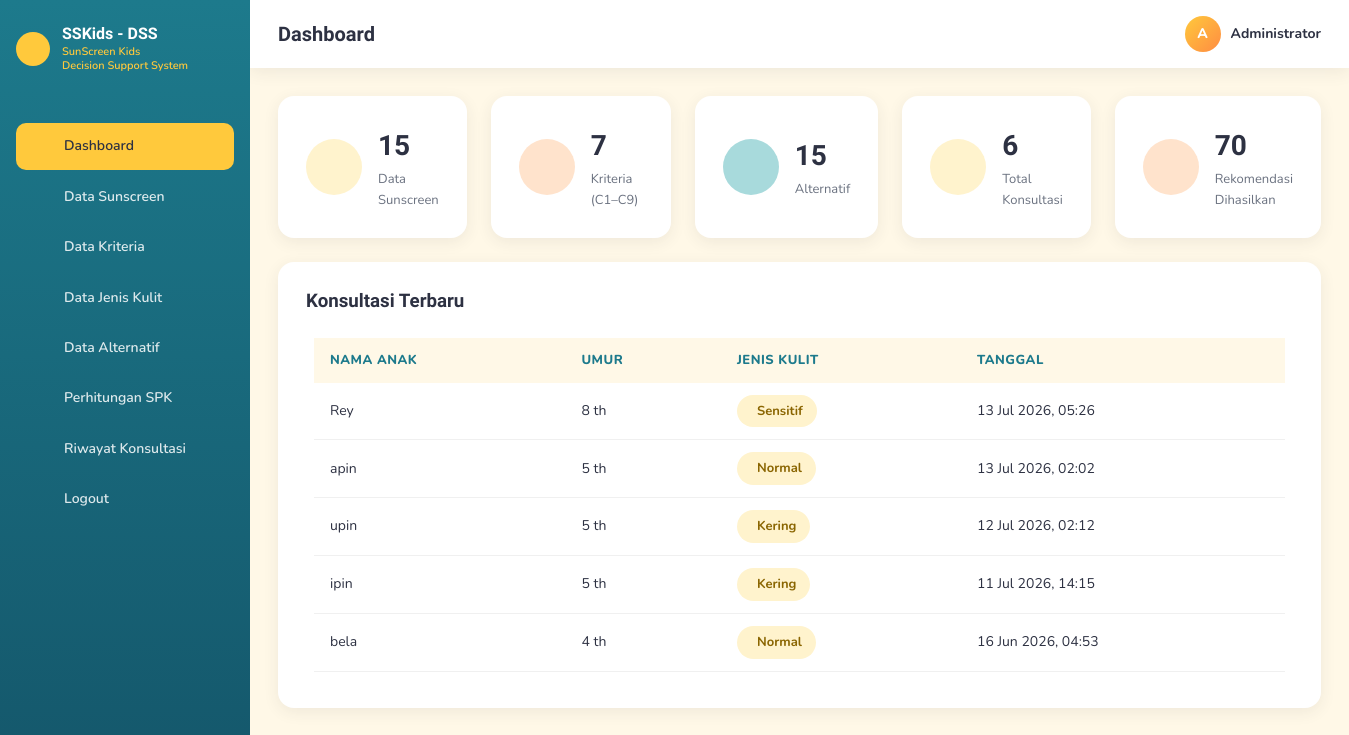
Screenshot of /admin/dashboard.php (signed in) with the database file from the repository.
### tables this page shows
CREATE TABLE `konsultasi` (
  `id` int NOT NULL,
  `nama_anak` varchar(100) NOT NULL,
  `umur_anak` int NOT NULL,
  `jenis_kelamin` enum('Laki-laki','Perempuan') NOT NULL,
  `jenis_kulit_id` int NOT NULL,
  `tanggal` timestamp NULL DEFAULT CURRENT_TIMESTAMP
);

CREATE TABLE `jenis_kulit` (
  `id` int NOT NULL,
  `nama_jenis_kulit` varchar(50) NOT NULL,
  `kode` varchar(20) NOT NULL,
  `prioritas_sunscreen` varchar(50) NOT NULL,
  `deskripsi` text
);

### admin/dashboard.php (the view, shortened to what this page needs)
<?php
require_once '../includes/config.php';
$total_sunscreen   = $koneksi->query("SELECT COUNT(*) c FROM sunscreen")->fetch_assoc()['c'];
$total_kriteria    = $koneksi->query("SELECT COUNT(*) c FROM kriteria")->fetch_assoc()['c'];
$total_alternatif  = $total_sunscreen;
$total_konsultasi  = $koneksi->query("SELECT COUNT(*) c FROM konsultasi")->fetch_assoc()['c'];
$total_rekomendasi = $koneksi->query("SELECT COUNT(*) c FROM hasil_rekomendasi")->fetch_assoc()['c'];
$res = $koneksi->query("SELECT k.*, jk.nama_jenis_kulit, jk.kode AS kode_kulit
                         FROM konsultasi k
                         JOIN jenis_kulit jk ON jk.id = k.jenis_kulit_id
                         ORDER BY k.tanggal DESC LIMIT 5");
$terbaru = [];
while ($row = $res->fetch_assoc()) $terbaru[] = $row;
include '../includes/admin_header.php';
?>
<div class="grid grid-5">
  <div class="card stat-card">
    <div class="icon-circle yellow"><i class="ti ti-bottle"></i></div>
    <div><div class="stat-number"><?= $total_sunscreen ?></div><div class="stat-label">Data Sunscreen</div></div>
  </div>
  <div class="card stat-card">
    <div class="icon-circle orange"><i class="ti ti-ruler-2"></i></div>
    <div><div class="stat-number"><?= $total_kriteria ?></div><div class="stat-label">Kriteria (C1–C9)</div></div>
  </div>
  <div class="card stat-card">
    <div class="icon-circle"><i class="ti ti-database"></i></div>
    <div><div class="stat-number"><?= $total_alternatif ?></div><div class="stat-label">Alternatif</div></div>
  </div>
  <div class="card stat-card">
    <div class="icon-circle yellow"><i class="ti ti-users"></i></div>
    <div><div class="stat-number"><?= $total_konsultasi ?></div><div class="stat-label">Total Konsultasi</div></div>
  </div>
  <div class="card stat-card">
    <div class="icon-circle orange"><i class="ti ti-trophy"></i></div>
    <div><div class="stat-number"><?= $total_rekomendasi ?></div><div class="stat-label">Rekomendasi Dihasilkan</div></div>
  </div>
</div>
<div class="card" style="margin-top:24px;">
  <h3 style="margin-bottom:16px;"><i class="ti ti-chart-arrows"></i> Konsultasi Terbaru</h3>
  <?php if (empty($terbaru)): ?>
    <div class="empty-state"><div class="emoji"><i class="ti ti-bell-exclamation"></i></div><p>Belum ada data konsultasi.</p></div>
  <?php else: ?>
  <div class="table-wrapper" style="box-shadow:none;">
    <table>
      <thead>
        <tr><th>Nama Anak</th><th>Umur</th><th>Jenis Kulit</th><th>Tanggal</th></tr>
      </thead>
      <tbody>
        <?php foreach ($terbaru as $t): ?>
        <tr>
          <td><?= htmlspecialchars($t['nama_anak']) ?></td>
          <td><?= (int) $t['umur_anak'] ?> th</td>
          <td><span class="badge badge-yellow"><i class="ti <?= iconJenisKulit($t['kode_kulit']) ?>"></i> <?= htmlspecialchars($t['nama_jenis_kulit']) ?></span></td>
          <td><?= date('d M Y, H:i', strtotime($t['tanggal'])) ?></td>
        </tr>
        <?php endforeach; ?>
      </tbody>
    </table>
  </div>
  <?php endif; ?>
</div>
<?php include '../includes/admin_footer.php'; ?>

### assets/css/style.css (style rules this page uses)
:root { --sun-yellow: #FFC93C; --sunset-orange: #FF8C42; --sky-blue: #A8DADC; --deep-blue: #1D7A8C; --white: #FFFFFF; --cream: #FFF8E7; --text-dark: #2D3142; --text-muted: #6B7280; --success: #6FCF97; --danger: #EF5350; --gold: #FFD700; --silver: #C0C0C0; --bronze: #CD7F32; --gradient-sun: linear-gradient(135deg, #FFC93C 0%, #FF8C42 60%, #A8DADC 100%); --gradient-btn: linear-gradient(135deg, #FFC93C 0%, #FF8C42 100%); --radius-sm: 10px; --radius-md: 16px; --radius-lg: 24px; --shadow-soft: 0 8px 24px rgba(255, 140, 66, 0.15); --shadow-card: 0 4px 16px rgba(45, 49, 66, 0.08); --font-heading: 'Baloo 2', 'Poppins', sans-serif; --font-body: 'Nunito', 'Inter', sans-serif; }
* { margin: 0; padding: 0; box-sizing: border-box; }
html { scroll-behavior: smooth; }
body { font-family: var(--font-body); color: var(--text-dark); background: var(--cream); line-height: 1.6; }
h1, h2, h3, h4 { font-family: var(--font-heading); font-weight: 700; line-height: 1.25; color: var(--text-dark); }
.grid { display: grid; gap: 24px; }
.grid-5 { grid-template-columns: repeat(5, 1fr); }
.card { background: var(--white); border-radius: var(--radius-md); box-shadow: var(--shadow-card); padding: 28px; transition: transform 0.25s ease, box-shadow 0.25s ease; }
.icon-circle { width: 56px; height: 56px; border-radius: 50%; display: flex; align-items: center; justify-content: center; font-size: 26px; background: var(--sky-blue); margin-bottom: 16px; }
.icon-circle.orange { background: #FFE3CC; }
.icon-circle.yellow { background: #FFF3CD; }
.badge { display: inline-flex; align-items: center; gap: 6px; padding: 6px 14px; border-radius: 999px; font-size: 13px; font-weight: 700; }
.badge-yellow { background: #FFF3CD; color: #8A6500; }
.table-wrapper { background: var(--white); border-radius: var(--radius-md); box-shadow: var(--shadow-card); overflow-x: auto; padding: 8px; }
table { width: 100%; border-collapse: collapse; min-width: 600px; }
thead th { background: var(--cream); color: var(--deep-blue); text-align: left; padding: 12px 16px; font-size: 13px; font-weight: 800; text-transform: uppercase; letter-spacing: 0.5px; }
tbody td { padding: 12px 16px; border-bottom: 1px solid #F0F0F0; font-size: 14px; vertical-align: middle; }
.stat-card { display: flex; align-items: center; gap: 16px; }
.stat-card .icon-circle { margin-bottom: 0; flex-shrink: 0; }
.stat-card .stat-number { font-size: 28px; font-weight: 800; font-family: var(--font-heading); }
.stat-card .stat-label { font-size: 13px; color: var(--text-muted); }

### rows the page displays
konsultasi: nama_anak "Rey", umur_anak "8", jenis_kulit.nama_jenis_kulit "Sensitif", tanggal "13 Jul 2026, 05:26"
konsultasi: nama_anak "apin", umur_anak "5", jenis_kulit.nama_jenis_kulit "Normal", tanggal "13 Jul 2026, 02:02"
konsultasi: nama_anak "upin", umur_anak "5", jenis_kulit.nama_jenis_kulit "Kering", tanggal "12 Jul 2026, 02:12"
konsultasi: nama_anak "ipin", umur_anak "5", jenis_kulit.nama_jenis_kulit "Kering", tanggal "11 Jul 2026, 14:15"
konsultasi: nama_anak "bela", umur_anak "4", jenis_kulit.nama_jenis_kulit "Normal", tanggal "16 Jun 2026, 04:53"

### other values shown
$pageTitle "Dashboard"
substr($_SESSION['admin_nama'] ?? 'A', 0, 1) "A"
$_SESSION['admin_nama'] "Administrator"
$total_sunscreen "15"
$total_kriteria "7"
$total_alternatif "15"
$total_konsultasi "6"
$total_rekomendasi "70"
